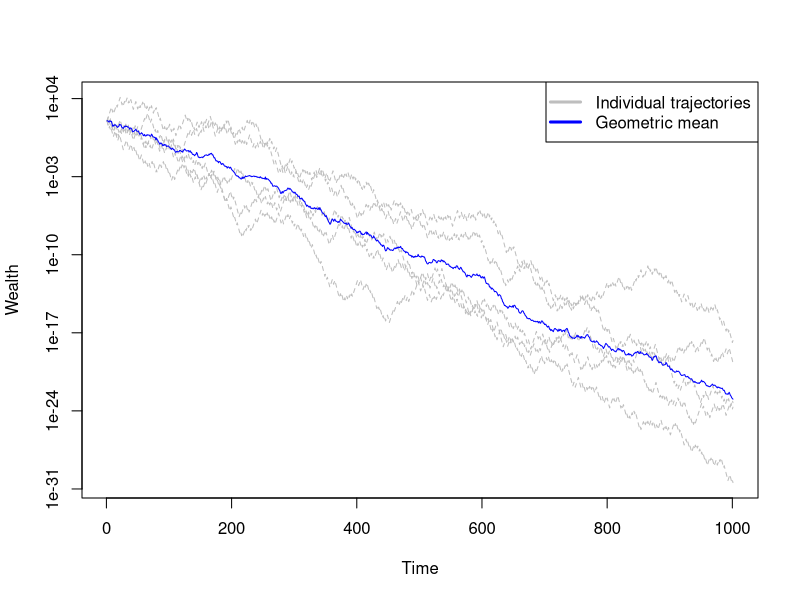

The R source for this figure:
require(ggplot2)

nt <- 1000
n  <- 5
iv <- 100

gain <- 0.50
loss <- 0.40

x <- numeric()
x[1:n] <- iv
Xt <- matrix(0.0, nrow=n, ncol=nt+1)
Xt[, 1] = x 
x
for (i in 1:nt){
  rands = (runif(n, 0, 1) < 0.5)
  for (j in 1:n){
    if (rands[j]) {
      x[j] = (x[j] + x[j]*gain)
    } else {
      x[j] = (x[j] - x[j]*loss)
    }
  }
  Xt[, i+1] = x
}

# plot(1:(nt+1), Xt[1, ], type="l", log="y")
matplot(t(Xt), type="l", lty=2, col="gray", log="y", ylab="Wealth", xlab="Time")
Xtmean = colMeans(Xt)
XtGmean = exp(colMeans(log(Xt)))
lines(1:(nt+1), XtGmean, col="blue")
legend("topright", legend=c("Individual trajectories", "Geometric mean"), col = c("grey","blue"),
       pch=c("-", "-"), lwd = c(3,3))




